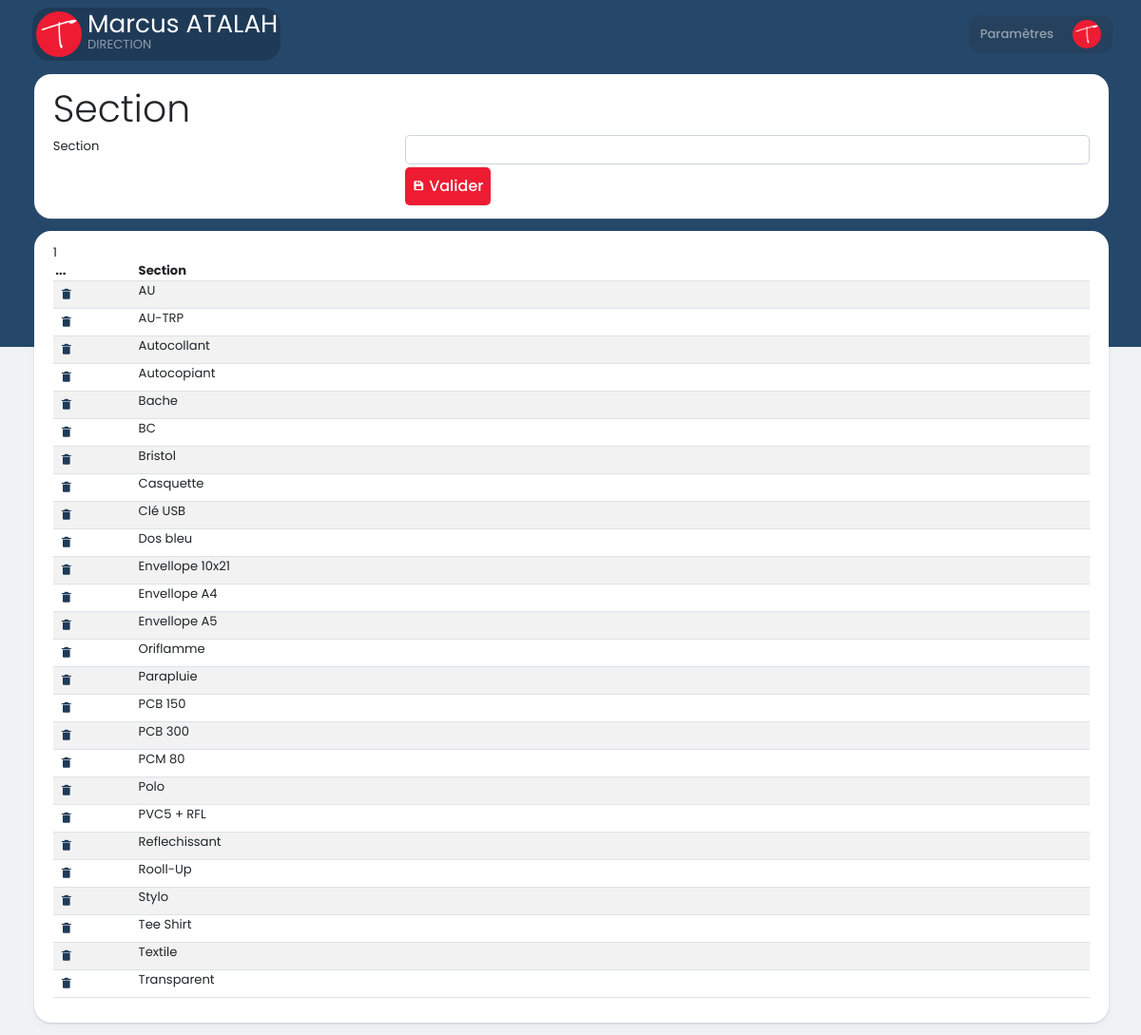
Screenshot of /drwxr/medias/ (signed in) with the database file from the repository.
### tables this page shows
CREATE TABLE `tbmedia` (
  `IDMEDIA` int(11) NOT NULL,
  `MEDIA` varchar(255) DEFAULT NULL
);

### drwxr/app/controllers/Medias.php (called while the page is built, shortened)
<?php
class Medias extends Controller {
    private $postModel;
    public function __construct() {
        $this->postModel = $this->model('Media');
    }
    public function index() {
        $media = $this->postModel->getMedias();
        $data = ['medias' => $media, 'TitleProject' => 'Section'];
        $this->view('settings/media', $data);
    }
}

### drwxr/app/libraries/Core.php (called while the page is built, shortened)
<?php
class Core {
    protected $currentMethod = 'index';
    public function __construct() {
        $url = $this->getUrl();
        if (isset($url[0]) && file_exists('../app/controllers/' . ucwords($url[0]) . '.php')) {
            unset($url[0]);
        }
        $this->currentController = new $this->currentController;
        $this->params = $url ? array_values($url) : [];
        call_user_func_array([$this->currentController, $this->currentMethod], $this->params);
    }
    public function getUrl() {
        if (isset($_GET['url'])) {
            $url = rtrim($_GET['url'], '/');
            $url = filter_var($url, FILTER_SANITIZE_URL);
            $url = explode('/', $url);
            return $url;
        }
    }
}

### drwxr/public/index.php (called while the page is built, shortened)
<?php
$init = new Core;

### drwxr/app/libraries/Database.php (called while the page is built, shortened)
<?php
class Database {
    private $host = DB_HOST;
    private $user = DB_USER;
    private $pass = DB_PASS;
    private $dbname = DB_NAME;
    private $dbh;
    private $stmt;
    public function __construct() {
        $dsn = 'mysql:host=' . $this->host . ';dbname=' . $this->dbname;
        $options = array(
            PDO::ATTR_PERSISTENT => true,
            PDO::ATTR_ERRMODE => PDO::ERRMODE_EXCEPTION
        );
        try {
            $this->dbh = new PDO($dsn, $this->user, $this->pass, $options);
        } catch (PDOException $e) {
            $this->error = $e->getMessage();
            echo $this->error;
        }
    }
    public function query($sql) {
        $this->stmt = $this->dbh->prepare($sql);
    }
    public function execute() {
        return $this->stmt->execute();
    }
    public function resultSet() {
        $this->execute();
        return $this->stmt->fetchAll(PDO::FETCH_OBJ);
    }
}

### drwxr/app/models/Media.php (called while the page is built, shortened)
<?php
class Media{
    private $db;
    public function __construct() {
        $this->db = new Database;
    }
    public function getMedias() {
        $this->db->query('SELECT * FROM tbmedia
                            ORDER BY MEDIA ASC');
        $result = $this->db->resultSet();
        return $result;
    }
}

### drwxr/app/views/settings/media.php (the view, shortened to what this page needs)
<?php
require APPROOT . '/views/inc/header.php';
?>
<div class="main-content container-fluid">
    <div class="maincontent">
        <main>
            <section>
                <div class="card-tazoomcm my-3">
                    <?php require 'titleproject.php'; ?>
                                    <form action="<?php echo URLROOT; ?>/medias/add" method="POST">
                                        <div class="form-group row">
                                            <label class="col-md-4 col-form-label">Section</label>
                                            <div class="col-md-8">
                                                <input class="form-control" type="text" name="MEDIA" />
                                            </div>
                                            <label class="col-md-4 col-form-label"></label>
                                            <div class="col-md-8">
                                                <button type="submit" name="btn-media" class="btn btn-tazoomcm" style="font-weight:500;"><i class='bx bxs-save'></i> Valider</button>
                                            </div>
                                        </div>
                                    </form>
                </div>
                <div class="card-tazoomcm my-3">
                    <table class="table table-striped" width="100%">
                        <thead>
                            <tr class="text-dark">
                                <th width="8%">...</th>1
                                <th>Section</th>
                            </tr>
                        </thead>
                        <tbody>
                            <?php foreach ($data['medias'] as $media) : ?>
                                <tr>
                                    <td>
                                        <a href="<?php echo URLROOT; ?>/medias/confirmdelete/<?php echo $media->IDMEDIA; ?>" class="btn btn-tazoomcm-delete" title='Supprimer' data-toggle='tooltip'><i class='bx bxs-trash-alt'></i> </a></td>
                                    <td><?php echo $media->MEDIA; ?></td>
                                </tr>
                            <?php endforeach; ?>
                        </tbody>
                    </table>
                </div>
            </section>
        </main>
    </div>
</div>
<?php
require APPROOT . '/views/inc/footer.php';

### drwxr/public/css/main.css (style rules this page uses)
html { scroll-behavior: smooth; }
:root { --bg-body: #F0F2F5; --navbar-top-color: #25476A; --navbar-color-gris: #E9E9E9; --btn-color: #DC3545; --btn-color-hover: #BB2D3B; --btn-color-bleu: #25476A; --btn-color-bleu-hover: #2C557E; --btn-color-rose: #F1DCDC; --sidebar-color: #FFF; --primary-color: #695CFE; --primary-color-light: #F6F5FF; --toggle-color: #DDD; --text-color: #212529; --text-hover-color: #FFFFFF; --icon-color: #FCFCFC; --icon-active: #6f7578; --color-card: #FFFFFF; --color-tazoom: #ED1C32; --color-white: #FFF; --color-dark: #343A40; --color-btn-org: #DF5644; --color-btn-blue: #25476A; --main-accent: #FEEDEF; --sidebar-menu-color: #25476A; --sidebar-menu-blue: #25476A; --color-top-blue-hover: #2B5279; --shadow: rgba(17, 17, 26, 0.1) 0px 0px 16px; --tran-02: all 0.2s ease; --tran-03: all 0.3s ease; --tran-04: all 0.4s ease; --tran-05: all 0.5s ease; }
* { box-sizing: border-box; margin: 0; padding: 0; font-family: 'Poppins', sans-serif; text-decoration: none; list-style: none; box-sizing: border-box; }
body { background: var(--bg-body); }
* { padding: 0; margin: 0; text-decoration: none; font-size: 13.12px; list-style-type: none; box-sizing: border-box; }
.container, .container-fluid, .container-lg, .container-md, .container-sm, .container-xl, .container-xxl { --bs-gutter-x: 3.5rem; }
.main-content { margin-top: 65px; overflow-y: auto; }
.maincontent .card-tazoomcm { background: #FFF; border-radius: 1.35rem; padding: 1rem 1.5rem; box-shadow: 0 6px 8px rgba(102,119,136,0.03), 0 1px 2px rgba(102,119,136,0.3); }
.maincontent .display-5, .maincontent .card-tazoomcm label { color: #212529; }
@media only screen and (max-width: 1224px) { .main-content { width: 98vw; margin-left: 1rem; } }
.btn-tazoomcm { border: none; box-shadow: 1px 1px 3px rgb(0 0 0 / 10%); transition: all 0.4s; padding: 8px; background-size: 200% 200%; background-position: 50%; color: white; background-color: #ED1C32; font-weight: 500; font-size: 16px; }
.btn-tazoomcm-delete { border: none; color: #1E3A57; background-color: transparent; padding: 2px 5px; font-weight: 500; font-size: 16px; }
input, textarea, select { margin-top: .25rem!important; margin-bottom: .25rem!important; }
thead tr th, tbody tr td { padding: 1px 2px; }

### drwxr/app/views/settings/media.php (style rules this page uses)
.table>:not(caption)>*>* { padding: 0rem 0.2rem; }

### rows the page displays
tbmedia: MEDIA "AU"
tbmedia: MEDIA "AU-TRP"
tbmedia: MEDIA "Autocollant"
tbmedia: MEDIA "Autocopiant"
tbmedia: MEDIA "Bache"
tbmedia: MEDIA "BC"
tbmedia: MEDIA "Bristol"
tbmedia: MEDIA "Casquette"
tbmedia: MEDIA "Clé USB"
tbmedia: MEDIA "Dos bleu"
tbmedia: MEDIA "Envellope 10x21"
tbmedia: MEDIA "Envellope A4"
tbmedia: MEDIA "Envellope A5"
tbmedia: MEDIA "Oriflamme"
tbmedia: MEDIA "Parapluie"
tbmedia: MEDIA "PCB 150"
tbmedia: MEDIA "PCB 300"
tbmedia: MEDIA "PCM 80"
tbmedia: MEDIA "Polo"
tbmedia: MEDIA "PVC5 + RFL"
tbmedia: MEDIA "Reflechissant"
tbmedia: MEDIA "Rooll-Up"
tbmedia: MEDIA "Stylo"
tbmedia: MEDIA "Tee Shirt"
tbmedia: MEDIA "Textile"
tbmedia: MEDIA "Transparent"

### other values shown
$_SESSION['auth']->LASTNAME "Marcus"
$_SESSION['auth']->FIRSTNAME "ATALAH"
$_SESSION['auth']->POSTEOCCUP "DIRECTION"
$data['TitleProject'] "Section"
